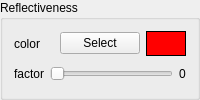
      <widget class="QGroupBox" name="groupBox_Reflectiveness">
       <property name="title">
        <string>Reflectiveness</string>
       </property>
       <layout class="QVBoxLayout" name="verticalLayout_3">
        <item>
         <layout class="QHBoxLayout" name="horizontalLayout_5">
          <item>
           <widget class="QLabel" name="textLabel1_45">
            <property name="text">
             <string>color</string>
            </property>
           </widget>
          </item>
          <item>
           <widget class="QPushButton" name="reflectiveness_color_button">
            <property name="sizePolicy">
             <sizepolicy hsizetype="Preferred" vsizetype="Fixed">
              <horstretch>0</horstretch>
              <verstretch>0</verstretch>
             </sizepolicy>
            </property>
            <property name="text">
             <string>Select</string>
            </property>
           </widget>
          </item>
          <item>
           <widget class="QLabel" name="reflectiveness_color_label">
            <property name="palette">
             <palette>
              <active>
               <colorrole role="WindowText">
                <brush brushstyle="SolidPattern">
                 <color alpha="255">
                  <red>0</red>
                  <green>0</green>
                  <blue>0</blue>
                 </color>
                </brush>
               </colorrole>
               <colorrole role="Button">
                <brush brushstyle="SolidPattern">
                 <color alpha="255">
                  <red>221</red>
                  <green>223</green>
                  <blue>228</blue>
                 </color>
                </brush>
               </colorrole>
               <colorrole role="Light">
                <brush brushstyle="SolidPattern">
                 <color alpha="255">
                  <red>255</red>
                  <green>255</green>
                  <blue>255</blue>
                 </color>
                </brush>
               </colorrole>
               <colorrole role="Midlight">
                <brush brushstyle="SolidPattern">
                 <color alpha="255">
                  <red>255</red>
                  <green>255</green>
                  <blue>255</blue>
                 </color>
                </brush>
               </colorrole>
               <colorrole role="Dark">
                <brush brushstyle="SolidPattern">
                 <color alpha="255">
                  <red>85</red>
                  <green>85</green>
                  <blue>85</blue>
                 </color>
                </brush>
               </colorrole>
               <colorrole role="Mid">
                <brush brushstyle="SolidPattern">
                 <color alpha="255">
                  <red>199</red>
                  <green>199</green>
                  <blue>199</blue>
                 </color>
                </brush>
               </colorrole>
               <colorrole role="Text">
                <brush brushstyle="SolidPattern">
                 <color alpha="255">
                  <red>0</red>
                  <green>0</green>
                  <blue>0</blue>
                 </color>
                </brush>
               </colorrole>
               <colorrole role="BrightText">
                <brush brushstyle="SolidPattern">
                 <color alpha="255">
                  <red>255</red>
                  <green>255</green>
                  <blue>255</blue>
                 </color>
                </brush>
               </colorrole>
               <colorrole role="ButtonText">
                <brush brushstyle="SolidPattern">
                 <color alpha="255">
                  <red>0</red>
                  <green>0</green>
                  <blue>0</blue>
                 </color>
                </brush>
               </colorrole>
               <colorrole role="Base">
                <brush brushstyle="SolidPattern">
                 <color alpha="255">
                  <red>255</red>
                  <green>255</green>
                  <blue>255</blue>
                 </color>
                </brush>
               </colorrole>
               <colorrole role="Window">
                <brush brushstyle="SolidPattern">
                 <color alpha="255">
                  <red>255</red>
                  <green>0</green>
                  <blue>0</blue>
                 </color>
                </brush>
               </colorrole>
               <colorrole role="Shadow">
                <brush brushstyle="SolidPattern">
                 <color alpha="255">
                  <red>0</red>
                  <green>0</green>
                  <blue>0</blue>
                 </color>
                </brush>
               </colorrole>
               <colorrole role="Highlight">
                <brush brushstyle="SolidPattern">
                 <color alpha="255">
                  <red>103</red>
                  <green>141</green>
                  <blue>178</blue>
                 </color>
                </brush>
               </colorrole>
               <colorrole role="HighlightedText">
                <brush brushstyle="SolidPattern">
                 <color alpha="255">
                  <red>255</red>
                  <green>255</green>
                  <blue>255</blue>
                 </color>
                </brush>
               </colorrole>
               <colorrole role="Link">
                <brush brushstyle="SolidPattern">
                 <color alpha="255">
                  <red>0</red>
                  <green>0</green>
                  <blue>238</blue>
                 </color>
                </brush>
               </colorrole>
               <colorrole role="LinkVisited">
                <brush brushstyle="SolidPattern">
                 <color alpha="255">
                  <red>82</red>
                  <green>24</green>
                  <blue>139</blue>
                 </color>
                </brush>
               </colorrole>
               <colorrole role="AlternateBase">
                <brush brushstyle="SolidPattern">
                 <color alpha="255">
                  <red>232</red>
                  <green>232</green>
                  <blue>232</blue>
                 </color>
                </brush>
               </colorrole>
              </active>
              <inactive>
               <colorrole role="WindowText">
                <brush brushstyle="SolidPattern">
                 <color alpha="255">
                  <red>0</red>
                  <green>0</green>
                  <blue>0</blue>
                 </color>
                </brush>
               </colorrole>
               <colorrole role="Button">
                <brush brushstyle="SolidPattern">
                 <color alpha="255">
                  <red>221</red>
                  <green>223</green>
                  <blue>228</blue>
                 </color>
                </brush>
               </colorrole>
               <colorrole role="Light">
                <brush brushstyle="SolidPattern">
                 <color alpha="255">
                  <red>255</red>
                  <green>255</green>
                  <blue>255</blue>
                 </color>
                </brush>
               </colorrole>
               <colorrole role="Midlight">
                <brush brushstyle="SolidPattern">
                 <color alpha="255">
                  <red>255</red>
                  <green>255</green>
                  <blue>255</blue>
                 </color>
                </brush>
               </colorrole>
               <colorrole role="Dark">
                <brush brushstyle="SolidPattern">
                 <color alpha="255">
                  <red>85</red>
                  <green>85</green>
                  <blue>85</blue>
                 </color>
                </brush>
               </colorrole>
               <colorrole role="Mid">
                <brush brushstyle="SolidPattern">
                 <color alpha="255">
                  <red>199</red>
                  <green>199</green>
                  <blue>199</blue>
                 </color>
                </brush>
               </colorrole>
               <colorrole role="Text">
                <brush brushstyle="SolidPattern">
                 <color alpha="255">
                  <red>0</red>
                  <green>0</green>
                  <blue>0</blue>
                 </color>
                </brush>
               </colorrole>
               <colorrole role="BrightText">
                <brush brushstyle="SolidPattern">
                 <color alpha="255">
                  <red>255</red>
                  <green>255</green>
                  <blue>255</blue>
                 </color>
                </brush>
               </colorrole>
               <colorrole role="ButtonText">
                <brush brushstyle="SolidPattern">
                 <color alpha="255">
                  <red>0</red>
                  <green>0</green>
                  <blue>0</blue>
                 </color>
                </brush>
               </colorrole>
               <colorrole role="Base">
                <brush brushstyle="SolidPattern">
                 <color alpha="255">
                  <red>255</red>
                  <green>255</green>
                  <blue>255</blue>
                 </color>
                </brush>
               </colorrole>
               <colorrole role="Window">
                <brush brushstyle="SolidPattern">
                 <color alpha="255">
                  <red>255</red>
                  <green>0</green>
                  <blue>0</blue>
                 </color>
                </brush>
               </colorrole>
               <colorrole role="Shadow">
                <brush brushstyle="SolidPattern">
                 <color alpha="255">
                  <red>0</red>
                  <green>0</green>
                  <blue>0</blue>
                 </color>
                </brush>
               </colorrole>
               <colorrole role="Highlight">
                <brush brushstyle="SolidPattern">
                 <color alpha="255">
                  <red>103</red>
                  <green>141</green>
                  <blue>178</blue>
                 </color>
                </brush>
               </colorrole>
               <colorrole role="HighlightedText">
                <brush brushstyle="SolidPattern">
                 <color alpha="255">
                  <red>255</red>
                  <green>255</green>
                  <blue>255</blue>
                 </color>
                </brush>
               </colorrole>
               <colorrole role="Link">
                <brush brushstyle="SolidPattern">
                 <color alpha="255">
                  <red>0</red>
                  <green>0</green>
                  <blue>238</blue>
                 </color>
                </brush>
               </colorrole>
               <colorrole role="LinkVisited">
                <brush brushstyle="SolidPattern">
                 <color alpha="255">
                  <red>82</red>
                  <green>24</green>
                  <blue>139</blue>
                 </color>
                </brush>
               </colorrole>
               <colorrole role="AlternateBase">
                <brush brushstyle="SolidPattern">
                 <color alpha="255">
                  <red>232</red>
                  <green>232</green>
                  <blue>232</blue>
                 </color>
                </brush>
               </colorrole>
              </inactive>
              <disabled>
               <colorrole role="WindowText">
                <brush brushstyle="SolidPattern">
                 <color alpha="255">
                  <red>128</red>
                  <green>128</green>
                  <blue>128</blue>
                 </color>
                </brush>
               </colorrole>
               <colorrole role="Button">
                <brush brushstyle="SolidPattern">
                 <color alpha="255">
                  <red>221</red>
                  <green>223</green>
                  <blue>228</blue>
                 </color>
                </brush>
               </colorrole>
               <colorrole role="Light">
                <brush brushstyle="SolidPattern">
                 <color alpha="255">
                  <red>255</red>
                  <green>255</green>
                  <blue>255</blue>
                 </color>
                </brush>
               </colorrole>
               <colorrole role="Midlight">
                <brush brushstyle="SolidPattern">
                 <color alpha="255">
                  <red>255</red>
                  <green>255</green>
                  <blue>255</blue>
                 </color>
                </brush>
               </colorrole>
               <colorrole role="Dark">
                <brush brushstyle="SolidPattern">
                 <color alpha="255">
                  <red>85</red>
                  <green>85</green>
                  <blue>85</blue>
                 </color>
                </brush>
               </colorrole>
               <colorrole role="Mid">
                <brush brushstyle="SolidPattern">
                 <color alpha="255">
                  <red>199</red>
                  <green>199</green>
                  <blue>199</blue>
                 </color>
                </brush>
               </colorrole>
               <colorrole role="Text">
                <brush brushstyle="SolidPattern">
                 <color alpha="255">
                  <red>199</red>
                  <green>199</green>
                  <blue>199</blue>
                 </color>
                </brush>
               </colorrole>
               <colorrole role="BrightText">
                <brush brushstyle="SolidPattern">
                 <color alpha="255">
                  <red>255</red>
                  <green>255</green>
                  <blue>255</blue>
                 </color>
                </brush>
               </colorrole>
               <colorrole role="ButtonText">
                <brush brushstyle="SolidPattern">
                 <color alpha="255">
                  <red>128</red>
                  <green>128</green>
                  <blue>128</blue>
                 </color>
                </brush>
               </colorrole>
               <colorrole role="Base">
                <brush brushstyle="SolidPattern">
                 <color alpha="255">
                  <red>255</red>
                  <green>0</green>
                  <blue>0</blue>
                 </color>
                </brush>
               </colorrole>
               <colorrole role="Window">
                <brush brushstyle="SolidPattern">
                 <color alpha="255">
                  <red>255</red>
                  <green>0</green>
                  <blue>0</blue>
                 </color>
                </brush>
               </colorrole>
               <colorrole role="Shadow">
                <brush brushstyle="SolidPattern">
                 <color alpha="255">
                  <red>0</red>
                  <green>0</green>
                  <blue>0</blue>
                 </color>
                </brush>
               </colorrole>
               <colorrole role="Highlight">
                <brush brushstyle="SolidPattern">
                 <color alpha="255">
                  <red>86</red>
                  <green>117</green>
                  <blue>148</blue>
                 </color>
                </brush>
               </colorrole>
               <colorrole role="HighlightedText">
                <brush brushstyle="SolidPattern">
                 <color alpha="255">
                  <red>255</red>
                  <green>255</green>
                  <blue>255</blue>
                 </color>
                </brush>
               </colorrole>
               <colorrole role="Link">
                <brush brushstyle="SolidPattern">
                 <color alpha="255">
                  <red>0</red>
                  <green>0</green>
                  <blue>238</blue>
                 </color>
                </brush>
               </colorrole>
               <colorrole role="LinkVisited">
                <brush brushstyle="SolidPattern">
                 <color alpha="255">
                  <red>82</red>
                  <green>24</green>
                  <blue>139</blue>
                 </color>
                </brush>
               </colorrole>
               <colorrole role="AlternateBase">
                <brush brushstyle="SolidPattern">
                 <color alpha="255">
                  <red>232</red>
                  <green>232</green>
                  <blue>232</blue>
                 </color>
                </brush>
               </colorrole>
              </disabled>
             </palette>
            </property>
            <property name="focusPolicy">
             <enum>Qt::NoFocus</enum>
            </property>
            <property name="autoFillBackground">
             <bool>true</bool>
            </property>
            <property name="frameShape">
             <enum>QFrame::Panel</enum>
            </property>
            <property name="text">
             <string/>
            </property>
           </widget>
          </item>
         </layout>
        </item>
        <item>
         <layout class="QHBoxLayout" name="horizontalLayout_6">
          <item>
           <widget class="QLabel" name="textLabel1_46">
            <property name="text">
             <string>factor</string>
            </property>
           </widget>
          </item>
          <item>
           <widget class="QSlider" name="reflectiveness_factor_slider">
            <property name="sizePolicy">
             <sizepolicy hsizetype="Expanding" vsizetype="Fixed">
              <horstretch>0</horstretch>
              <verstretch>0</verstretch>
             </sizepolicy>
            </property>
            <property name="minimum">
             <number>0</number>
            </property>
            <property name="maximum">
             <number>100</number>
            </property>
            <property name="pageStep">
             <number>1</number>
            </property>
            <property name="orientation">
             <enum>Qt::Horizontal</enum>
            </property>
            <property name="tickInterval">
             <number>1</number>
            </property>
           </widget>
          </item>
          <item>
           <widget class="QLabel" name="reflectiveness_factor_label">
            <property name="text">
             <string>0</string>
            </property>
            <property name="alignment">
             <set>Qt::AlignCenter</set>
            </property>
           </widget>
          </item>
         </layout>
        </item>
       </layout>
      </widget>
